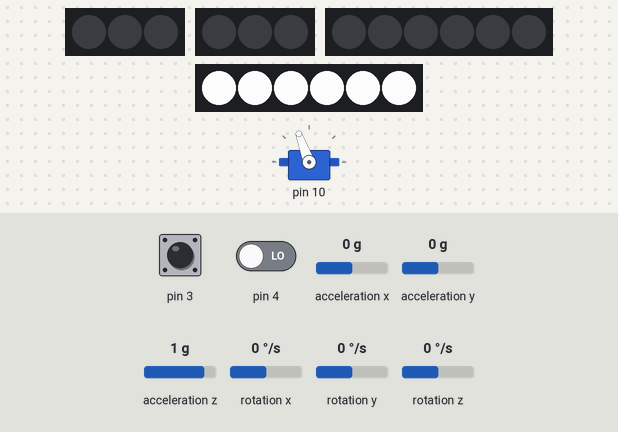
A sketch run on a simulated Arduino Uno, built with avr-gcc and run on an emulated ATmega328P. Parts: servo, 2 × 3 RGB LEDs in strip order, left to right, 2 × 6 RGB LEDs in strip order, left to right. Wiring (inferred from the names in the program): MPU-6050 motion sensor at I2C address 0x68. The inputs (shaded band) are chosen by the test bench; at power-on: rotation y 0 °/s, pin 3 LOW, acceleration z 1 g, pin 4 LOW, acceleration x 0 g, acceleration y 0 g, rotation x 0 °/s, rotation z 0 °/s. Colours are those a GRB WS2812 strip shows for the declared byte order.

Above: at 2.2 s.
2.3 s: rotation y set to -192 °/s
At 3.8 s:
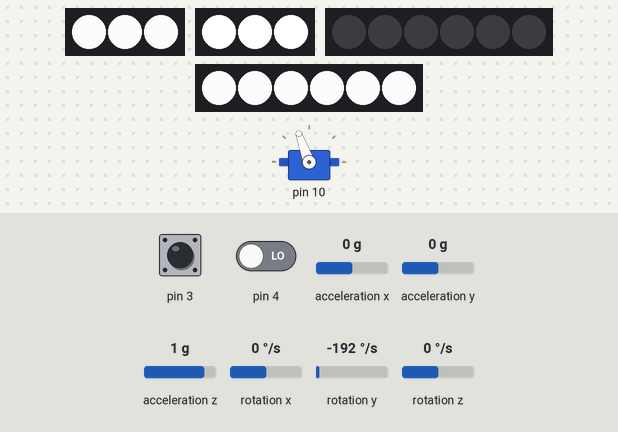
4.1 s: pin 3 driven HIGH
At 4.8 s:
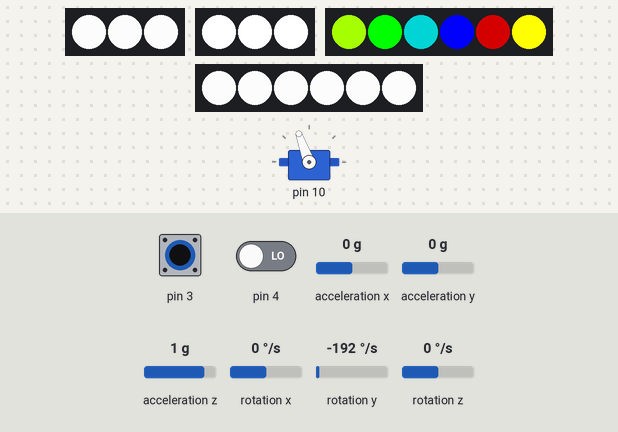
5.7 s: acceleration z set to 0 g
At 6.8 s:
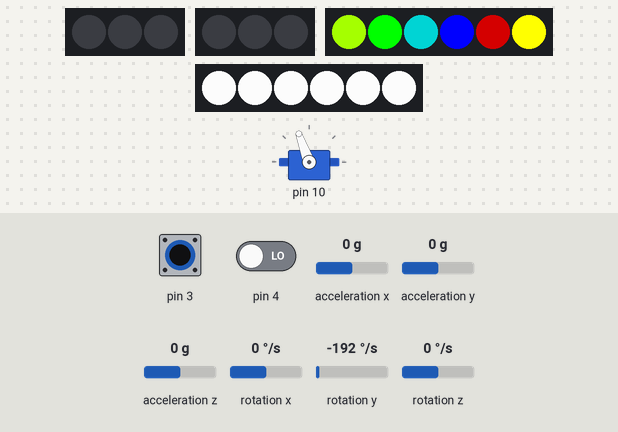
7.2 s: pin 4 driven HIGH
At 8.4 s:
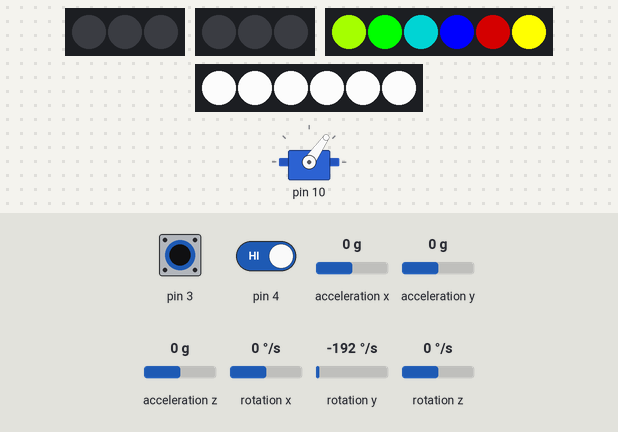
8.7 s: pin 3 pulsed LOW 5 times (0.12 s each, 0.3 s apart)
At 11.2 s:
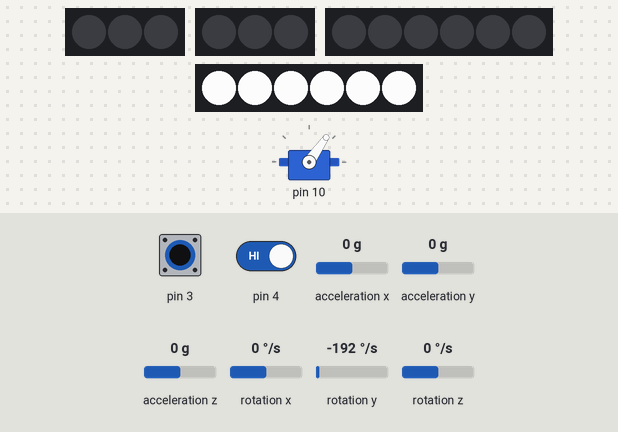
Timing chart, 0 to 12.7 s (numbered marks = the images above; inputs shaded):
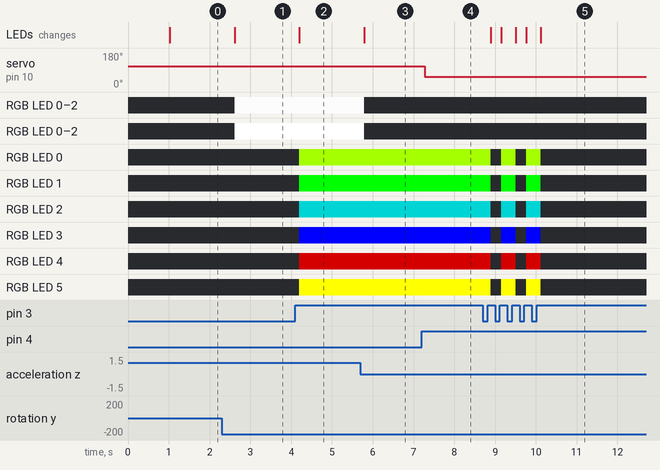

Measured:
- after the input at 2.3 s, RGB LED 0–2: off → RGB(245, 245, 245) after 0.32 s; RGB LED 0–2: off → RGB(255, 255, 255) after 0.32 s
- after the input at 4.1 s, RGB LED 0: off → RGB(165, 255, 0) after 0.10 s; RGB LED 1: off → RGB(0, 255, 0) after 0.10 s; RGB LED 2: off → RGB(0, 128, 128) after 0.10 s; RGB LED 3: off → RGB(0, 0, 255) after 0.10 s; RGB LED 4: off → RGB(128, 0, 0) after 0.10 s; the LEDs: change after 0.10 s (image 2)
- after the input at 5.7 s, RGB LED 0–2: RGB(245, 245, 245) → off after 0.09 s; RGB LED 0–2: RGB(255, 255, 255) → off after 0.09 s
- after the input at 7.2 s, servo on pin 10: 110° → 55° after 0.07 s
- after the input at 8.7 s, RGB LED 0: alternates RGB(165, 255, 0) for 0.36 s and off for 0.26 s, 5 changes in all, then stays off, starting after 0.19 s; RGB LED 1: alternates RGB(0, 255, 0) for 0.36 s and off for 0.26 s, 5 changes in all, then stays off, starting after 0.19 s

The sketch:

ironman.ino
```cpp
#include "KButton.h"
#include "KRgbLed.h"
#include "KServo.h"
#include "KGyro.h"
#include "UTILS.h"

 KButton repulsorButton(2);
 KButton stonesButton(3);
KButton servoButton(4);
KServo servo(10);
KGyro gyro;

CRGB stonesColors[] = {CRGB::Orange, CRGB::Red, CRGB::Purple, CRGB::Blue, CRGB::Green, CRGB::Yellow};

KRgbLed repulsorLeft(3, CRGB::Black, CRGB::WhiteSmoke);
KRgbLed repulsorRight(3, CRGB::Black, CRGB::White);
KRgbLed stones(6, CRGB::Black, stonesColors);
KRgbLed arcReactor(6, CRGB::Black, CRGB::WhiteSmoke);

bool KRgbLed::_needUpdate = false;

void setup() {
  #ifdef DEGUB_MODE
    Serial.begin(9600);
  #endif

  repulsorButton.init();
  stonesButton.init();
  servoButton.init();

  servo.init(55, 110);

  repulsorLeft.init<5>();
  repulsorRight.init<9>();

  stones.init<11>();
  arcReactor.init<6>();

  gyro.init();
  arcReactor.turnOn();

  KRgbLed::updateIfNeed();
}

void loop() {
  checkServo();
//    if(repulsorButton.isChange() && repulsorButton.isPressed()) servo.inc();
//
//  if(stonesButton.isChange() && stonesButton.isPressed()) servo.dec();
//
//  if(servoButton.isChange() && servoButton.isPressed()) {
//    Serial.println(servo.getState());
//  }
//  delay(100);
 checkGyro();
 checkButton(stonesButton, stones);
 KRgbLed::updateIfNeed();
 delay(100);

}

inline void checkButton(KButton &b, KRgbLed &l) {
  if(b.isChange() && b.isPressed()) l.switchState();
}

 inline void checkServo() {
   if(servoButton.isChange() && servoButton.isPressed()) {
     if(servo.isOpen()) {
      servo.close();
     } else {
      servo.open();
     }
     delay(1000);
   }
 }

 inline void checkGyro() {
   static bool repulsorOn = false;
   static float onRepulsorAngle = 0xFFFFFF;
   gyro.checkState();
   print(F("#GYR:"));
   print(gyro.getX(), 2);
   print(F(","));
   print(gyro.getY(), 2);

   if(gyro.getY() < -60) {
     if(!repulsorOn) {
       print("ON REPULSOR ");
       repulsorLeft.turnOn();
       repulsorRight.turnOn();
//       stones.turnOff();
       repulsorOn = true;
       onRepulsorAngle = gyro.getX();
     } else {
 //      if(gyro.getX() < 50 && gyro.getX() > -50) {
 //        stones.turnOn();
 //        repulsorLeft.turnOff();
 //        repulsorRight.turnOff();
 //      } else {
 //        stones.turnOff();
 //        repulsorLeft.turnOn();
 //        repulsorRight.turnOn();
 //      }
     }
  } else {
    if(repulsorOn) {
      print("OFF REPULSOR ");
      repulsorLeft.turnOff();
      repulsorRight.turnOff();
//      stones.turnOff();
      repulsorOn = false;
      onRepulsorAngle = 0xFFFFFF;
    }
  }
  print("\n");
 }
// resetFunc();  //call reset
// void(* resetFunc) (void) = 0;//declare reset function at address 0
```

KButton.cpp
```cpp
#include "KButton.h"

KButton::KButton(uint8_t _pin) {
  this->pin = _pin;
}

void KButton::init() {
  pinMode(pin,INPUT);
  pressed = false;
  changed = false;
}

bool KButton::isChange() {
  bool tmp = digitalRead(pin);
  changed = (tmp != pressed);
  if(changed) {
    pressed = tmp;
  }
  return changed;
}

bool KButton::isPressed() {
 return pressed;
}
```

KButton.h
```cpp
#ifndef __MY_BUTTON_H__
  #define __MY_BUTTON_H__

#include <stdint.h>
#include "Arduino.h"

class KButton {
  private:
    uint8_t pin;
    bool pressed;
    bool changed;
  public:
    KButton(uint8_t pin);
    void init();
    bool isChange();
    bool isPressed();
};

#endif
```

KGyro.cpp
```cpp
#include "KGyro.h"

KGyro::KGyro(uint8_t i2cAddress = MPU6050_I2C_ADDRESS) {
  this->i2cAddress = i2cAddress;
}

void KGyro::init() {
  // Initialize the 'Wire' class for the  I2C-bus.
  Wire.begin();
  int error;
  uint8_t c;
  // default at power-up:
  //    Gyro at 250 degrees second
  //    Acceleration at 2g
  //    Clock source at internal 8MHz
  //    The device is in sleep mode.
  error = MPU6050_read (MPU6050_WHO_AM_I, &c, 1);
  #ifdef DEGUB_MODE
    Serial.print(F("WHO_AM_I : "));
    Serial.print(c,HEX);
    Serial.print(F(", error = "));
    Serial.println(error,DEC);
  #endif
  // According to the datasheet, the 'sleep' bit
  // should read a '1'. But I read a '0'.
  // That bit has to be cleared, since the sensor
  // is in sleep mode at power-up. Even if the
  // bit reads '0'.
  error = MPU6050_read (MPU6050_PWR_MGMT_2, &c, 1);
  #ifdef DEGUB_MODE
    Serial.print(F("PWR_MGMT_2 : "));
    Serial.print(c,HEX);
    Serial.print(F(", error = "));
    Serial.println(error,DEC);
  #endif
  // Clear the 'sleep' bit to start the sensor.
  MPU6050_write_reg (MPU6050_PWR_MGMT_1, 0);
  //Initialize the angles
  calibrate_sensors();
  set_last_read_angle_data(millis(), 0, 0, 0, 0, 0, 0);
}

void KGyro::checkState() {
  int error;
  double dT;
  accel_t_gyro_union accel_t_gyro;
  // Read the raw values.
  error = read_gyro_accel_vals((uint8_t*) &accel_t_gyro);
  // Get the time of reading for rotation computations
  unsigned long t_now = millis();
  // Convert gyro values to degrees/sec
  float gyro_x = (accel_t_gyro.value.x_gyro - base_x_gyro)/FS_SEL;
  float gyro_y = (accel_t_gyro.value.y_gyro - base_y_gyro)/FS_SEL;
  float gyro_z = (accel_t_gyro.value.z_gyro - base_z_gyro)/FS_SEL;
  // Get raw acceleration values
  //float G_CONVERT = 16384;
  float accel_x = accel_t_gyro.value.x_accel;
  float accel_y = accel_t_gyro.value.y_accel;
  float accel_z = accel_t_gyro.value.z_accel;
  // Get angle values from accelerometer
    //  float accel_vector_length = sqrt(pow(accel_x,2) + pow(accel_y,2) + pow(accel_z,2));
  float accel_angle_y = atan(-1*accel_x/sqrt(pow(accel_y,2) + pow(accel_z,2)))*RADIANS_TO_DEGREES;
  float accel_angle_x = atan(accel_y/sqrt(pow(accel_x,2) + pow(accel_z,2)))*RADIANS_TO_DEGREES;
  float accel_angle_z = 0;
  // Compute the (filtered) gyro angles
  float dt =(t_now - get_last_time())/1000.0;
  float gyro_angle_x = gyro_x*dt + get_last_x_angle();
  float gyro_angle_y = gyro_y*dt + get_last_y_angle();
  float gyro_angle_z = gyro_z*dt + get_last_z_angle();
  // Compute the drifting gyro angles
  unfiltered_gyro_angle_x = gyro_x*dt + get_last_gyro_x_angle();
  unfiltered_gyro_angle_y = gyro_y*dt + get_last_gyro_y_angle();
  unfiltered_gyro_angle_z = gyro_z*dt + get_last_gyro_z_angle();
  // Apply the complementary filter to figure out the change in angle - choice of alpha is
  // estimated now.  Alpha depends on the sampling rate...
  float alpha = 0.95;
  angle_x = alpha*gyro_angle_x + (1.0 - alpha)*accel_angle_x;
  angle_y = alpha*gyro_angle_y + (1.0 - alpha)*accel_angle_y;
  angle_z = gyro_angle_z;  //Accelerometer doesn't give z-angle
  // Update the saved data with the latest values
  set_last_read_angle_data(t_now, angle_x, angle_y, angle_z, unfiltered_gyro_angle_x, unfiltered_gyro_angle_y, unfiltered_gyro_angle_z);
}

float KGyro::getX() {
  return angle_x;
}

float KGyro::getY() {
  return angle_y;
}

float KGyro::getZ() {
  return angle_z;
}
```

KGyro.h
```cpp
#ifndef __MY_GYRO_H__
  #define __MY_GYRO_H__
// MPU-6050 Accelerometer + Gyro
// -----------------------------
//
// By arduino.cc user "Krodal".
// June 2012
// Open Source / Public Domain
//
// Using Arduino 1.0.1
// It will not work with an older version,
// since Wire.endTransmission() uses a parameter
// to hold or release the I2C bus.
//
// Documentation:
// - The InvenSense documents:
//   - "MPU-6000 and MPU-6050 Product Specification",
//     PS-MPU-6000A.pdf
//   - "MPU-6000 and MPU-6050 Register Map and Descriptions",
//     RM-MPU-6000A.pdf or RS-MPU-6000A.pdf
//   - "MPU-6000/MPU-6050 9-Axis Evaluation Board User Guide"
//     AN-MPU-6000EVB.pdf
//
// The accuracy is 16-bits.
//
// Temperature sensor from -40 to +85 degrees Celsius
//   340 per degrees, -512 at 35 degrees.
//
// At power-up, all registers are zero, except these two:
//      Register 0x6B (PWR_MGMT_2) = 0x40  (I read zero).
//      Register 0x75 (WHO_AM_I)   = 0x68.
//
#include <Wire.h>
#include "Arduino.h"
#include "MPU_GYRO_DEFINES.h"
// Declaring an union for the registers and the axis values.
// The byte order does not match the byte order of
// the compiler and AVR chip.
// The AVR chip (on the Arduino board) has the Low Byte
// at the lower address.
// But the MPU-6050 has a different order: High Byte at
// lower address, so that has to be corrected.
// The register part "reg" is only used internally,
// and are swapped in code.
typedef union accel_t_gyro_union
{
  struct
  {
    uint8_t x_accel_h;
    uint8_t x_accel_l;
    uint8_t y_accel_h;
    uint8_t y_accel_l;
    uint8_t z_accel_h;
    uint8_t z_accel_l;
    uint8_t t_h;
    uint8_t t_l;
    uint8_t x_gyro_h;
    uint8_t x_gyro_l;
    uint8_t y_gyro_h;
    uint8_t y_gyro_l;
    uint8_t z_gyro_h;
    uint8_t z_gyro_l;
  } reg;
  struct
  {
    int x_accel;
    int y_accel;
    int z_accel;
    int temperature;
    int x_gyro;
    int y_gyro;
    int z_gyro;
  } value;
};

#define RADIANS_TO_DEGREES 180/3.14159
#define FS_SEL 131

class KGyro {
  private:
    uint8_t i2cAddress;
    // Use the following global variables and access functions to help store the overall
    // rotation angle of the sensor
    unsigned long last_read_time;
    float         last_x_angle;  // These are the filtered angles
    float         last_y_angle;
    float         last_z_angle;
    float         last_gyro_x_angle;  // Store the gyro angles to compare drift
    float         last_gyro_y_angle;
    float         last_gyro_z_angle;

    //  Use the following global variables and access functions
    //  to calibrate the acceleration sensor
    float    base_x_accel;
    float    base_y_accel;
    float    base_z_accel;
    float    base_x_gyro;
    float    base_y_gyro;
    float    base_z_gyro;

    float unfiltered_gyro_angle_x;
    float unfiltered_gyro_angle_y;
    float unfiltered_gyro_angle_z;

    float angle_x;
    float angle_y;
    float angle_z;

    inline unsigned long get_last_time() {return last_read_time;}
    inline float get_last_x_angle() {return last_x_angle;}
    inline float get_last_y_angle() {return last_y_angle;}
    inline float get_last_z_angle() {return last_z_angle;}
    inline float get_last_gyro_x_angle() {return last_gyro_x_angle;}
    inline float get_last_gyro_y_angle() {return last_gyro_y_angle;}
    inline float get_last_gyro_z_angle() {return last_gyro_z_angle;}

    void set_last_read_angle_data(unsigned long time, float x, float y, float z, float x_gyro, float y_gyro, float z_gyro) {
      last_read_time = time;
      last_x_angle = x;
      last_y_angle = y;
      last_z_angle = z;
      last_gyro_x_angle = x_gyro;
      last_gyro_y_angle = y_gyro;
      last_gyro_z_angle = z_gyro;
    }
    int read_gyro_accel_vals(uint8_t* accel_t_gyro_ptr) {
      // Read the raw values.
      // Read 14 bytes at once,
      // containing acceleration, temperature and gyro.
      // With the default settings of the MPU-6050,
      // there is no filter enabled, and the values
      // are not very stable.  Returns the error value
      accel_t_gyro_union* accel_t_gyro = (accel_t_gyro_union *) accel_t_gyro_ptr;
      int error = MPU6050_read (MPU6050_ACCEL_XOUT_H, (uint8_t *) accel_t_gyro, sizeof(*accel_t_gyro));
      // Swap all high and low bytes.
      // After this, the registers values are swapped,
      // so the structure name like x_accel_l does no
      // longer contain the lower byte.
      uint8_t swap;
      #define SWAP(x,y) swap = x; x = y; y = swap
      SWAP ((*accel_t_gyro).reg.x_accel_h, (*accel_t_gyro).reg.x_accel_l);
      SWAP ((*accel_t_gyro).reg.y_accel_h, (*accel_t_gyro).reg.y_accel_l);
      SWAP ((*accel_t_gyro).reg.z_accel_h, (*accel_t_gyro).reg.z_accel_l);
      SWAP ((*accel_t_gyro).reg.t_h, (*accel_t_gyro).reg.t_l);
      SWAP ((*accel_t_gyro).reg.x_gyro_h, (*accel_t_gyro).reg.x_gyro_l);
      SWAP ((*accel_t_gyro).reg.y_gyro_h, (*accel_t_gyro).reg.y_gyro_l);
      SWAP ((*accel_t_gyro).reg.z_gyro_h, (*accel_t_gyro).reg.z_gyro_l);
      return error;
    }
    // The sensor should be motionless on a horizontal surface
    //  while calibration is happening
    void calibrate_sensors() {
      int                   num_readings = 10;
      float                 x_accel = 0;
      float                 y_accel = 0;
      float                 z_accel = 0;
      float                 x_gyro = 0;
      float                 y_gyro = 0;
      float                 z_gyro = 0;
      accel_t_gyro_union    accel_t_gyro;
      #ifdef DEGUB_MODE
        Serial.println("Starting Calibration");
      #endif
      // Discard the first set of values read from the IMU
      read_gyro_accel_vals((uint8_t *) &accel_t_gyro);
      // Read and average the raw values from the IMU
      for (int i = 0; i < num_readings; i++) {
        read_gyro_accel_vals((uint8_t *) &accel_t_gyro);
        x_accel += accel_t_gyro.value.x_accel;
        y_accel += accel_t_gyro.value.y_accel;
        z_accel += accel_t_gyro.value.z_accel;
        x_gyro += accel_t_gyro.value.x_gyro;
        y_gyro += accel_t_gyro.value.y_gyro;
        z_gyro += accel_t_gyro.value.z_gyro;
        delay(100);
      }
      x_accel /= num_readings;
      y_accel /= num_readings;
      z_accel /= num_readings;
      x_gyro /= num_readings;
      y_gyro /= num_readings;
      z_gyro /= num_readings;
      // Store the raw calibration values globally
      base_x_accel = x_accel;
      base_y_accel = y_accel;
      base_z_accel = z_accel;
      base_x_gyro = x_gyro;
      base_y_gyro = y_gyro;
      base_z_gyro = z_gyro;
      #ifdef DEGUB_MODE
        Serial.println("Finishing Calibration");
      #endif
    }
    // --------------------------------------------------------
    // MPU6050_read
    // This is a common function to read multiple bytes
    // from an I2C device.
    // It uses the boolean parameter for Wire.endTransMission()
    // to be able to hold or release the I2C-bus.
    // This is implemented in Arduino 1.0.1.
    // Only this function is used to read.
    // There is no function for a single byte.
    //
    int MPU6050_read(int start, uint8_t *buffer, int size) {
      int i, n, error;
      Wire.beginTransmission(i2cAddress);
      n = Wire.write(start);
      if (n != 1)
        return (-10);
      n = Wire.endTransmission(false);    // hold the I2C-bus
      if (n != 0)
        return (n);
      // Third parameter is true: relase I2C-bus after data is read.
      Wire.requestFrom(i2cAddress, size, true);
      i = 0;
      while(Wire.available() && i<size) {
        buffer[i++]=Wire.read();
      }
      if ( i != size)
        return (-11);
      return (0);  // return : no error
    }
    // --------------------------------------------------------
    // MPU6050_write
    //
    // This is a common function to write multiple bytes to an I2C device.
    //
    // If only a single register is written,
    // use the function MPU_6050_write_reg().
    //
    // Parameters:
    //   start : Start address, use a define for the register
    //   pData : A pointer to the data to write.
    //   size  : The number of bytes to write.
    //
    // If only a single register is written, a pointer
    // to the data has to be used, and the size is
    // a single byte:
    //   int data = 0;        // the data to write
    //   MPU6050_write (MPU6050_PWR_MGMT_1, &c, 1);
    //
    int MPU6050_write(int start, const uint8_t *pData, int size) {
      int n, error;
      Wire.beginTransmission(i2cAddress);
      n = Wire.write(start);        // write the start address
      if (n != 1)
        return (-20);
      n = Wire.write(pData, size);  // write data bytes
      if (n != size)
        return (-21);
      error = Wire.endTransmission(true); // release the I2C-bus
      if (error != 0)
        return (error);
      return (0);         // return : no error
    }
    // --------------------------------------------------------
    // MPU6050_write_reg
    // An extra function to write a single register.
    // It is just a wrapper around the MPU_6050_write()
    // function, and it is only a convenient function
    // to make it easier to write a single register.
    //
    int MPU6050_write_reg(int reg, uint8_t data) {
      int error;
      error = MPU6050_write(reg, &data, 1);
      return (error);
    }
  public:
    KGyro(uint8_t i2cAddress = MPU6050_I2C_ADDRESS);
    void init();
    void checkState();
    float getX();
    float getY();
    float getZ();
};

#endif
```

KRgbLed.cpp
```cpp
#include "KRgbLed.h"

KRgbLed::KRgbLed(int ledCount, CRGB offColour, CRGB onColour) {
  this->ledCount = ledCount;
  this->onColour = onColour;
  this->offColour = offColour;
  this->twoColour = true;
  this->on = true;
}

KRgbLed::KRgbLed(int ledCount, CRGB offColour, CRGB onColours[]) {
  this->ledCount = ledCount;
  this->offColour = offColour;
  this->onColours = onColours;
  this->twoColour = false;
  this->on = true;
}

void KRgbLed::turnOn() {
  if(!on) {
    on = true;
      for(int i=0; i<ledCount; i++) {
        leds[i] = twoColour ? onColour : onColours[i];
      }
      needUpdate();
  }
}

void KRgbLed::turnOff() {
  if(on) {
    on = false;
    for(int i=0; i<ledCount; i++) {
        leds[i] = offColour;
    }
    needUpdate();
  }
}

void KRgbLed::switchState() {
  if(on) {
    turnOff();
  } else {
    turnOn();
  }
}
```

KRgbLed.h
```cpp
#ifndef __MY_RGB_LED_H__
  #define __MY_RGB_LED_H__

#include <stdint.h>
#include <FastLED.h>

class KRgbLed {
  private:
    int ledCount;
    CRGB* leds;
    bool twoColour;
    CRGB onColour;
    CRGB* onColours;
    CRGB offColour;
    bool on;
  public:
    static bool _needUpdate;
    KRgbLed(int ledCount, CRGB offColour, CRGB onColour);
    KRgbLed(int ledCount, CRGB offColour, CRGB onColours[]);
    template< uint8_t PIN = 0> void init() {
      leds = new CRGB[ledCount];
      FastLED.addLeds< WS2812B, PIN, RGB >(leds, ledCount);
      turnOff();
    }
    void turnOn();
    void turnOff();
    void switchState();
    static void needUpdate() {
      _needUpdate++;
    }
    static void updateIfNeed() {
      if(_needUpdate > 0) {
        _needUpdate = 0;
        FastLED.show();
        delay(50);
      }
    };
};

#endif
```

KServo.h
```cpp
#ifndef __MY_SERVO_H__
  #define __MY_SERVO_H__

#include <stdint.h>
#include "Arduino.h"
#include <Servo.h>

class KServo {
  private:
    uint8_t pin;
    bool opened;
    uint8_t openState;
    uint8_t closeState;
    Servo servo;
  public:
    KServo(uint8_t pin);
    void init(int openAngle, int closeAngle);
    void inc();
    void dec();
    bool isOpen();
    void open();
    void close();
    int getState();
};

#endif
```

Source omitted: KServo.cpp (580 bytes), MPU_GYRO_DEFINES.h (24583 bytes), UTILS.h (375 bytes)
